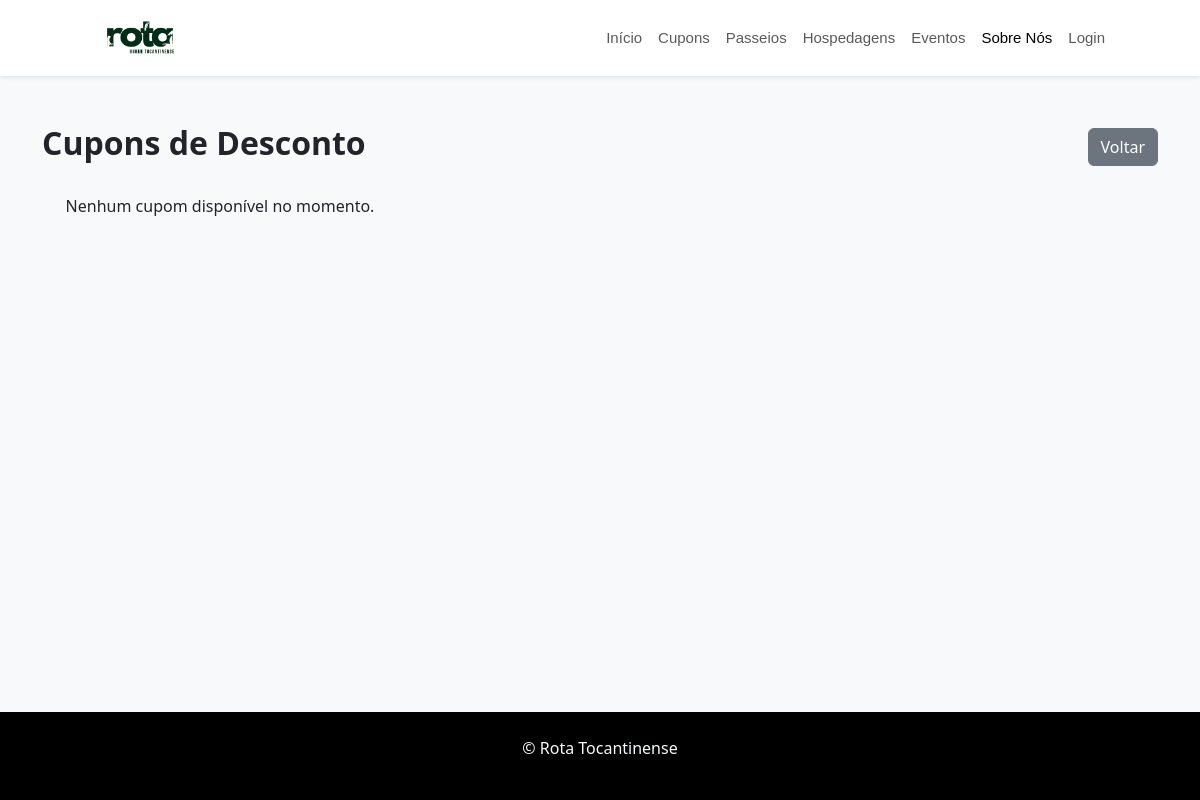
The page /cupons/ on the database as committed earlier.
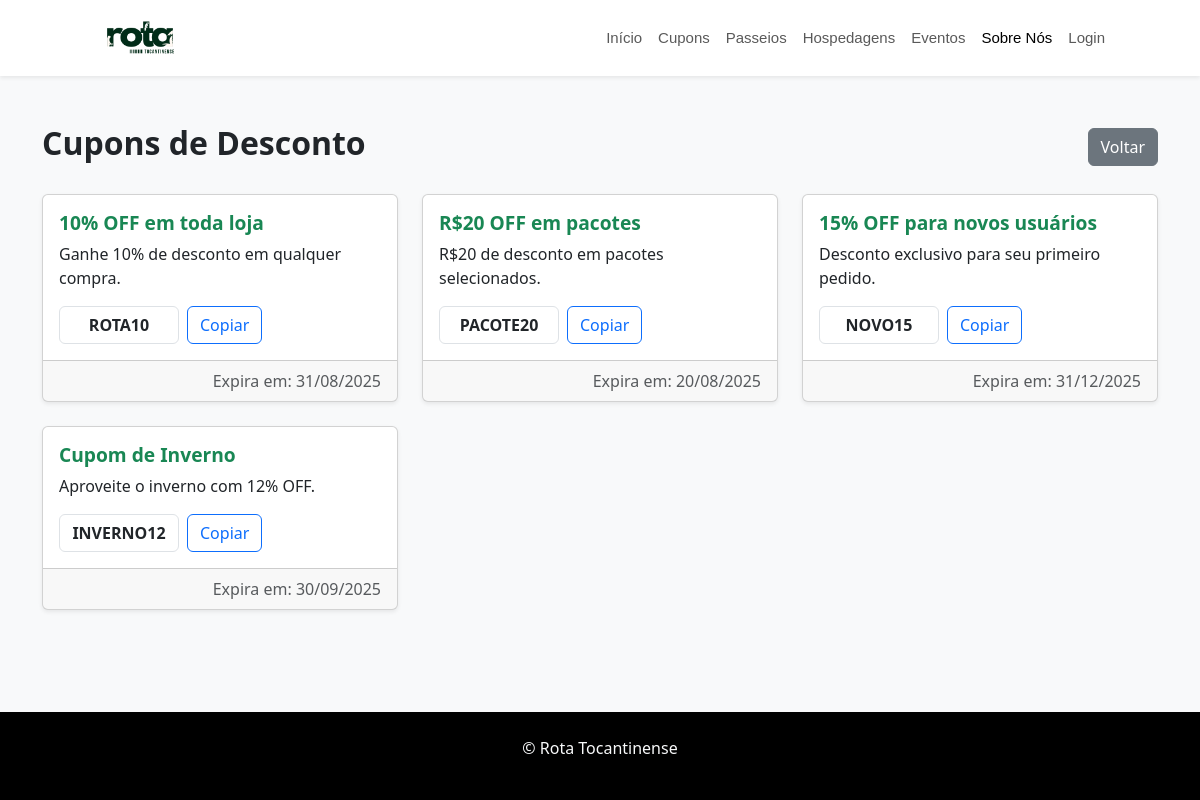
The same page on the database as committed later.
### Home/models.py (models this page shows, shortened)
class Cupom(models.Model):
    titulo = models.CharField(max_length=100)
    descricao = models.TextField()
    codigo = models.CharField(max_length=30)
    validade = models.DateField()

### Home/views.py (the view)
# urls.py: path('cupons/', views.cupons, name='cupons'),
def cupons(request):
    cupons = Cupom.objects.all()
    return render(request, 'home/cupons.html', {'cupons': cupons})

### templates/home/cupons.html (shortened to what this page needs)
{% load static %}
<!DOCTYPE html>
<html lang="pt-br">
<head>
    <link rel="stylesheet" href="{% static 'css/style.css' %}">
    <link href="https://cdn.jsdelivr.net/npm/bootstrap@5.3.3/dist/css/bootstrap.min.css" rel="stylesheet">
</head>
<body class="bg-light d-flex flex-column min-vh-100">
    <nav class="navbar navbar-expand-lg navbar-light bg-white shadow-sm">
        <div class="container">
            <a class="navbar-brand fw-bold" href="{% url 'inicio' %}">
                <img src="{% static 'img/Design sem nome.png' %}" alt="Logo Rota Tocantinense" height="50">
            </a>
            <div class="collapse navbar-collapse justify-content-end" id="navbarNav">
                <ul class="navbar-nav">
                    <li class="nav-item"><a class="nav-link" href="{% url 'inicio' %}">Início</a></li>
                    <li class="nav-item"><a class="nav-link" href="{% url 'cupons' %}">Cupons</a></li>
                    <li class="nav-item"><a class="nav-link" href="{% url 'passeios' %}">Passeios</a></li>
                    <li class="nav-item"><a class="nav-link" href="{% url 'hospedagens' %}">Hospedagens</a></li>
                    <li class="nav-item"><a class="nav-link" href="{% url 'eventos' %}">Eventos</a></li>
                    <li class="nav-item"><a class="nav-link active" href="{% url 'sobrenos' %}">Sobre Nós</a></li>
                    <li class="nav-item">
                        {% if user.is_authenticated %}
                            <a class="nav-link" href="{% url 'perfil' %}">{{ user.first_name|default:user.username }}</a>
                        {% else %}
                            <a class="nav-link" href="{% url 'login' %}">Login</a>
                        {% endif %}
                    </li>
                </ul>
            </div>
        </div>
    </nav>
    <div class="container my-5 flex-grow-1">
        <div class="d-flex justify-content-between align-items-center mb-4">
            <h2 class="fw-bold">Cupons de Desconto</h2>
            <a href="{% url 'inicio' %}" class="btn btn-secondary">Voltar</a>
        </div>
        <div class="row row-cols-1 row-cols-md-2 row-cols-lg-3 g-4">
            {% for cupom in cupons %}
            <div class="col">
                <div class="card h-100 shadow-sm">
                    <div class="card-body d-flex flex-column justify-content-between">
                        <div>
                            <h5 class="card-title text-success fw-bold">{{ cupom.titulo }}</h5>
                            <p class="card-text">{{ cupom.descricao }}</p>
                        </div>
                        <div class="d-flex align-items-center mt-3">
                            <input type="text" class="form-control me-2 text-center fw-bold" value="{{ cupom.codigo }}" id="cupom{{ forloop.counter }}" readonly style="max-width: 120px;">
                            <button class="btn btn-outline-primary" onclick="copiarCupom('cupom{{ forloop.counter }}')">Copiar</button>
                        </div>
                    </div>
                    <div class="card-footer text-muted text-end">
                        Expira em: {{ cupom.validade|date:"d/m/Y" }}
                    </div>
                </div>
            </div>
            {% empty %}
            <p class="text-center">Nenhum cupom disponível no momento.</p>
            {% endfor %}
        </div>
    </div>
    <footer class="bg-black text-light py-4">
        <div class="container text-center">
            <p>© Rota Tocantinense</p>
        </div>
    </footer>
</body>
</html>

### Home/static/css/style.css (style rules this page uses)
nav.navbar { background-color: white !important; font-family: 'Lucida Sans', 'Lucida Sans Regular', 'Lucida grande', 'Lucida Sans Unicode', Geneva, Verdana, sans-serif !important; font-size: 15px !important; padding-right: 5em !important; padding-left: 5em !important; z-index: 1050 !important; position: relative !important; }
.card-title { font-size: 1.2rem !important; }

Rows that differ between the two databases and show on the page:
added Cupom: titulo "10% OFF em toda loja", descricao "Ganhe 10% de desconto em qualquer compra.", codigo "ROTA10", validade "31/08/2025"
added Cupom: titulo "R$20 OFF em pacotes", descricao "R$20 de desconto em pacotes selecionados.", codigo "PACOTE20", validade "20/08/2025"
added Cupom: titulo "15% OFF para novos usuários", descricao "Desconto exclusivo para seu primeiro pedido.", codigo "NOVO15", validade "31/12/2025"
added Cupom: titulo "Cupom de Inverno", descricao "Aproveite o inverno com 12% OFF.", codigo "INVERNO12", validade "30/09/2025"
Other text that changed with them:
text no longer shown: "Nenhum cupom disponível no momento."
